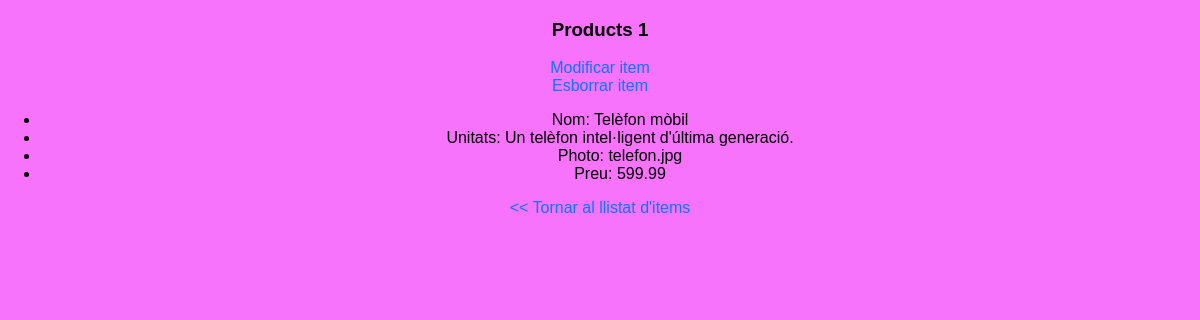
/product/read/1, run on the app's committed database.
### hello.py (models this page shows)
class Productes(db.Model):
    __tablename__ = "products"
    id = db.Column(db.Integer, primary_key=True, autoincrement=True)
    title = db.Column(db.String)
    description = db.Column(db.String)
    photo = db.Column(db.String)
    price = db.Column(db.Integer)
    created = db.Column(db.DateTime, nullable=False, server_default= db.func.now())
    updated = db.Column(db.DateTime, nullable=False, server_default= db.func.now(), onupdate= db.func.now())

### hello.py (the view)
@app.route('/product/read/<int:product_id>')
def products_read(product_id):
    product = db.session.query(Productes).filter(Productes.id == product_id).one()
    return render_template('/products/read.html', product = product)

### templates/products/read.html (shortened to what this page needs)
<!DOCTYPE html>
<html lang="ca">
<head>
   <link href="/static/style.css" rel="stylesheet">
</head>
<body>
   <h3>Products {{ product.id }}</h3>
   <tr><a href="/product/{{ product.id }}">Modificar item</a></tr>
   <br />
   <a href="/product/delete/{{ product.id }}">Esborrar item</a>
   <ul>
      <li>Nom: {{ product.title }}</li>
      <li>Unitats: {{ product.description }}</li>
      <li>Photo: {{ product.photo }}</li>
      <li>Preu: {{ product.price }}</li>
   </ul>
   <a href="/product">&#x3c;&#x3c; Tornar al llistat d'items</a>
</body>
</html>

### static/style.css (style rules this page uses)
body { font-family: Arial, sans-serif; background-color: #f773fc; margin: 0; padding: 0; text-align: center; }
a { color: #007bff; text-decoration: none; }

### data on the page
Productes: id "1", title "Telèfon mòbil", description "Un telèfon intel·ligent d'última generació.", photo "telefon.jpg", price "599.99"
